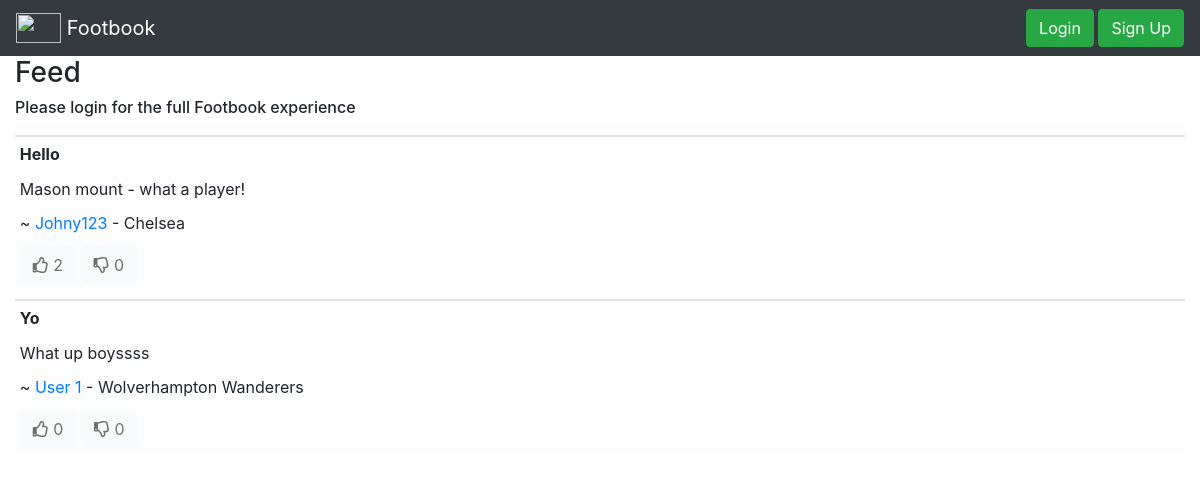
The page / on the database its author committed.
### app/models.py (models this page shows)
class Post(db.Model):
    id = db.Column(db.Integer, primary_key=True) #primary key
    title = db.Column(db.String(200), nullable=False) #string max char length 200
    description = db.Column(db.String(1000), nullable=False) #string max char length 1000
    likes = db.relationship('User', secondary=Likes, backref='liked')
    dislikes = db.relationship('User', secondary=Dislikes, backref='disliked')
    user_id = db.Column(db.Integer, db.ForeignKey('user.id'),nullable=False)

class User(UserMixin, db.Model):
    id = db.Column(db.Integer, primary_key=True) # primary keys are required by SQLAlchemy
    email = db.Column(db.String(100), unique=True, nullable=False)
    username = db.Column(db.String(1000), unique=True, nullable=False)
    password = db.Column(db.String(100), nullable=False)
    team = db.Column(db.String(1000), nullable=False)
    posts = db.relationship('Post', backref='user', lazy='joined')
    friends =  db.relationship(
                    'User',secondary=Friends,
                    primaryjoin=Friends.c.user_id1==id,
                    secondaryjoin=Friends.c.user_id2==id)

### app/views.py (the view, shortened to what this page needs)
@app.route('/', methods=['GET', 'POST'])
def home():
    app.logger.info('Home Page')
    global filterSelection
    global filterSelectionText
    print("is_anonymous", current_user.is_anonymous)
    posts = models.Post.query.all()
    return render_template('home.html', posts=posts, current_user=current_user, filterSelectionText=filterSelectionText)

### app/templates/home.html (shortened to what this page needs)
{% extends "base.html" %}
{% block content %}
{% if not current_user.is_anonymous %}
<h3>Your Feed</h3>
<div class="btn-group">
    <button class="btn btn-primary dropdown-toggle" id="dropdownbutton-head" value=0 type="button" data-toggle="dropdown" aria-haspopup="true" aria-expanded="false">
    {{filterSelectionText}}
    </button>
    <div class="dropdown-menu">
        <button class="dropdown-item" id="dropdownbutton" value=1 type="button">All</button>
        <button class="dropdown-item" id="dropdownbutton" value=2 type="button">My Friends Only</button>
        <button class="dropdown-item" id="dropdownbutton" value=3 type="button">My Team Only</button>
    </div>
</div>
{% else %}
<h3>Feed</h3>
<h6>Please login for the full Footbook experience</h6>
{% endif %}
<table class = "table table-sm">
{% for post in posts %}
<thead class = "table-light">
    <th></th>
    <tr>
        <td><b>{{post.title}}</b></td>
    </tr>
    <tr>
        <td>{{post.description}}</td>
    </tr>
    <tr>
        {% if post.user != current_user %}
        <td>~ <a href="/viewProfile/{{post.user.username}}">{{post.user.username}}</a> - {{post.user.team}}</td>
        {% else %}
        <td>~ Me - {{post.user.team}}</td>
        {% endif %}
    </tr>
    {% if not current_user.is_anonymous %}
    <tr>
        <td>
            {% if post not in current_user.liked %}
            <button class="btn btn-light" name="like" value={{post.id}} id=like{{post.id}}><i class="far fa-thumbs-up"></i> {{(post.likes| length)}} </button>
            {% else %}
            <button class="btn btn-success" name="like" value={{post.id}} id=like{{post.id}}><i class="far fa-thumbs-up"></i> {{(post.likes| length)}} </button>
            {% endif %}
            {% if post not in current_user.disliked %}
            <button class="btn btn-light" name="dislike" value={{post.id}} id=dislike{{post.id}}><i class="far fa-thumbs-down"></i> {{(post.dislikes| length)}} </button>
            {% else %}
            <button class="btn btn-danger" name="dislike" value={{post.id}} id=dislike{{post.id}}><i class="far fa-thumbs-down"></i> {{(post.dislikes| length)}} </button>
            {% endif %}
        </td>
    </tr>
    {% else %}
    <tr>
        <td>
            <button class="btn btn-light" name="like" value={{post.id}} id=like{{post.id}} disabled><i class="far fa-thumbs-up"></i> {{(post.likes| length)}} </button>
            <button class="btn btn-light" name="dislike" value={{post.id}} id=dislike{{post.id}} disabled><i class="far fa-thumbs-down"></i> {{(post.dislikes| length)}} </button>
        </td>
    </tr>
    {% endif %}
</thead>
{% endfor %}
</table>
{% endblock %}

### rows shown on the page
Post: title "Hello", description "Mason mount - what a player!", user.username "Johny123", user.team "Chelsea", {{ post.id }} 1 (drawn), likes "2", dislikes "0"
Post: title "Yo", description "What up boyssss", user.username "User 1", user.team "Wolverhampton Wanderers", {{ post.id }} 2 (drawn), likes "0", dislikes "0"
